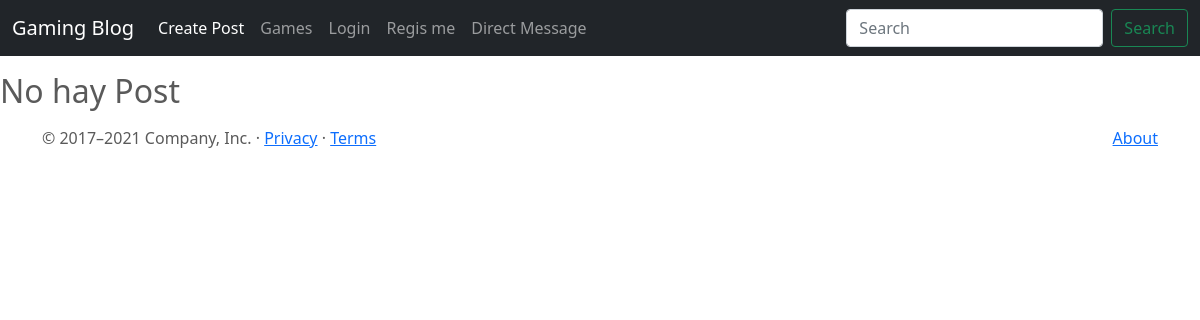
/post/list, run on an earlier commit of the app's database.
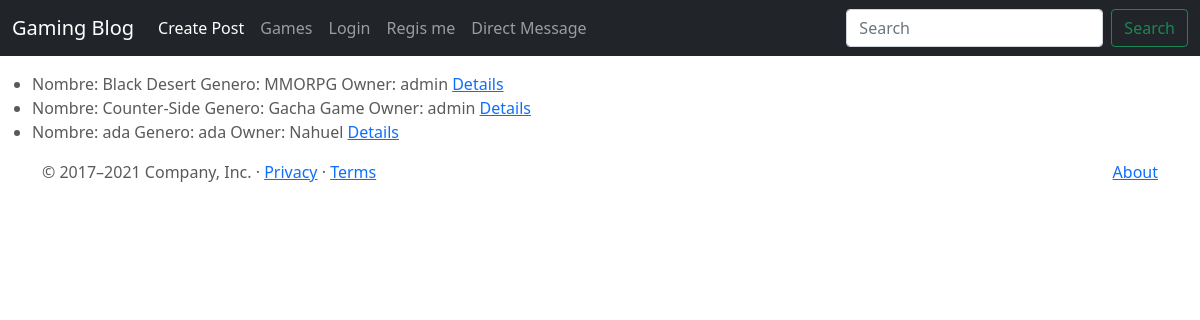
And on a later commit of the database.
### Games/models.py (models this page shows)
class Post(models.Model):
    game_name = models.CharField(max_length=30)
    game_type = models.CharField(max_length=80)
    game_description = models.CharField(max_length=120)
    game_note = models.CharField(max_length=15)
    owner = models.ForeignKey(to=User, on_delete=models.CASCADE, related_name="owner")
    images = models.ImageField(upload_to="posts", null=True, blank=True)
    created_time = models.DateTimeField(auto_now_add = True)
    def __str__(self):
        return f"Nombre: {self.game_name} Genero: {self.game_type} Owner: {self.owner}"

### Games/views.py (the view)
# urls.py: path('post/list',PostList.as_view(), name='post-list'),
class PostList(ListView):
    model = Post

### Games/templates/Games/post_list.html (shortened to what this page needs)
{% extends "Games/base.html" %}
{% block main %}
<br>
    {% if not object_list %}
        <h2>No hay Post</h2>
    {% endif %}
<ul>
{% for post in object_list %}
<li>
    {{post}}
    <a href="{% url 'post-details' post.id %}"> Details</a>
</li>
{% endfor %}
</ul>
{% endblock %}

### Games/templates/Games/base.html (shortened to what this page needs)
<!DOCTYPE html>
<html lang="en">
<head>
    {% load static %}
<link href="{% static 'Games/css/bootstrap.min.css' %}" rel="stylesheet">
    <link href="{% static 'Games/css/carousel.css' %}" rel="stylesheet">
</head>
  <body>
    <header>
      <nav class="navbar navbar-expand-md navbar-dark fixed-top bg-dark">
        <div class="container-fluid">
          <a class="navbar-brand" href="{% url 'index' %}">Gaming Blog</a>
          <div class="collapse navbar-collapse" id="navbarCollapse">
            <ul class="navbar-nav me-auto mb-2 mb-md-0">
              <li class="nav-item">
                <a class="nav-link active" aria-current="page" href="{%url 'post-create' %}"> Create Post</a>
              </li>
              <li class="nav-item">
                <a class="nav-link" href="{% url 'post-list' %}">Games</a>
              </li>
              {% if user.is_authenticated %}
                <li class="nav-item">
                  <a class="nav-link" href="{% url 'profile-create' user.id %}"> Create Profile</a>
                </li>
                <li class="nav-item">
                  <a class="nav-link" href="{% url 'profile' user.id %}"> Profile</a>
                </li>
                <li class="nav-item">
                  <a class="nav-link" href="{% url 'message-list' %}">  List Message</a>
                </li>
                <li class="nav-item">
                  <a class="nav-link" href="{% url 'logout' %}">Logout</a>
                </li>
              {% else %}
                <li class="nav-item">
                  <a class="nav-link" href="{% url 'login' %}">Login</a>
                </li>
                <li class="nav-item">
                  <a class="nav-link" href="{% url 'signup' %}">Regis me</a>
                </li>
              {% endif %}
              <li class="nav-item">
                <a class="nav-link" href="{% url 'message-create' %}">  Direct Message</a>
              </li>
            </ul>
            <form class="d-flex">
              <input class="form-control me-2" type="search" placeholder="Search" aria-label="Search">
              <button class="btn btn-outline-success" type="submit">Search</button>
            </form>
          </div>
        </div>
      </nav>
    </header>
    {% block main %}
    {% endblock %}
  <footer class="container">
  <p class="float-end"><a href="{% url 'about'  %}"> About</a></p>
    <p>© 2017–2021 Company, Inc. · <a href="https://getbootstrap.com/docs/5.0/examples/carousel/#">Privacy</a> · <a href="https://getbootstrap.com/docs/5.0/examples/carousel/#">Terms</a></p>
  </footer>
    </body>
</html>

### Games/static/Games/css/carousel.css (style rules this page uses)
body { padding-top: 3rem; padding-bottom: 3rem; color: #5a5a5a; }

What changed in the data, as far as the page shows it:
added Post: game_name+game_type+owner "Nombre: Black Desert Genero: MMORPG Owner: admin"
added Post: game_name+game_type+owner "Nombre: Counter-Side Genero: Gacha Game Owner: admin"
added Post: game_name+game_type+owner "Nombre: ada Genero: ada Owner: Nahuel"
Also different on the page:
text no longer shown: "No hay Post"
